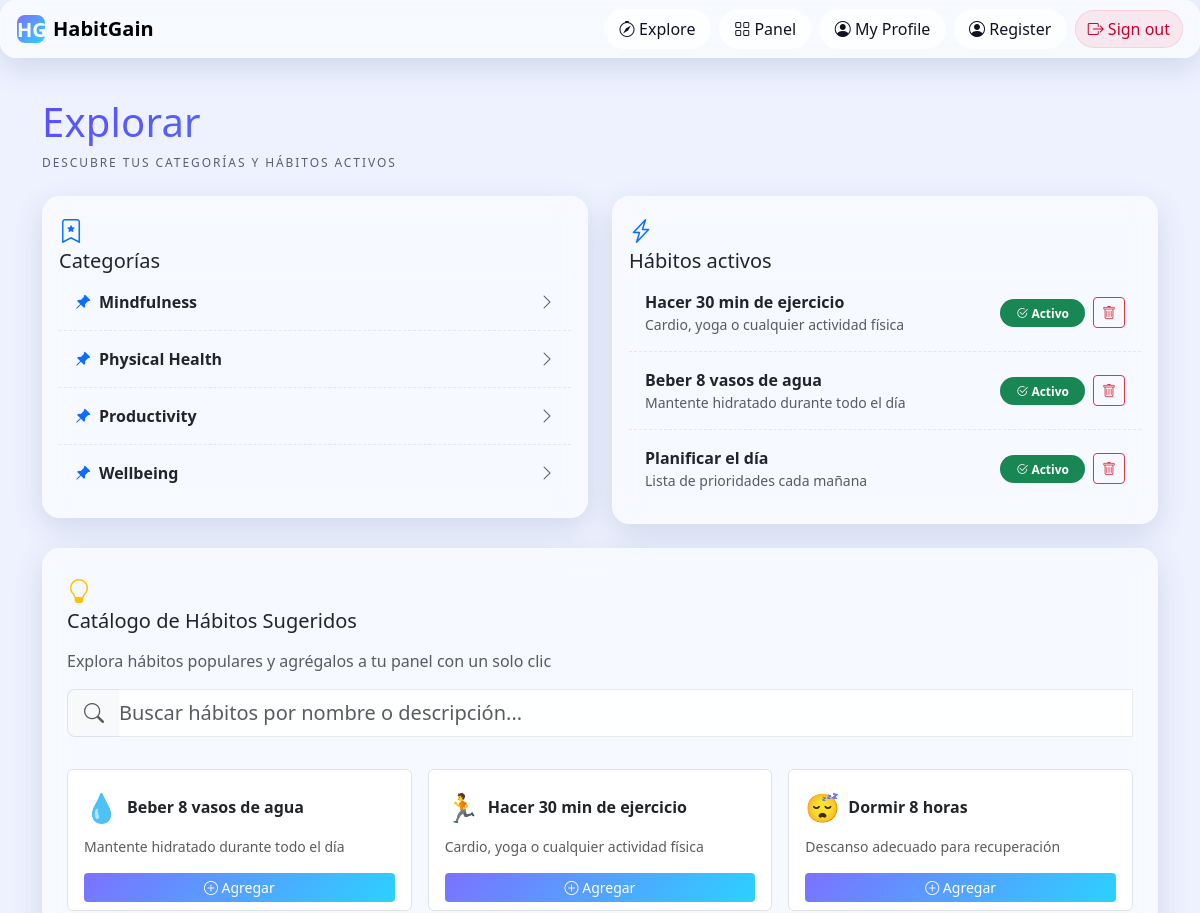
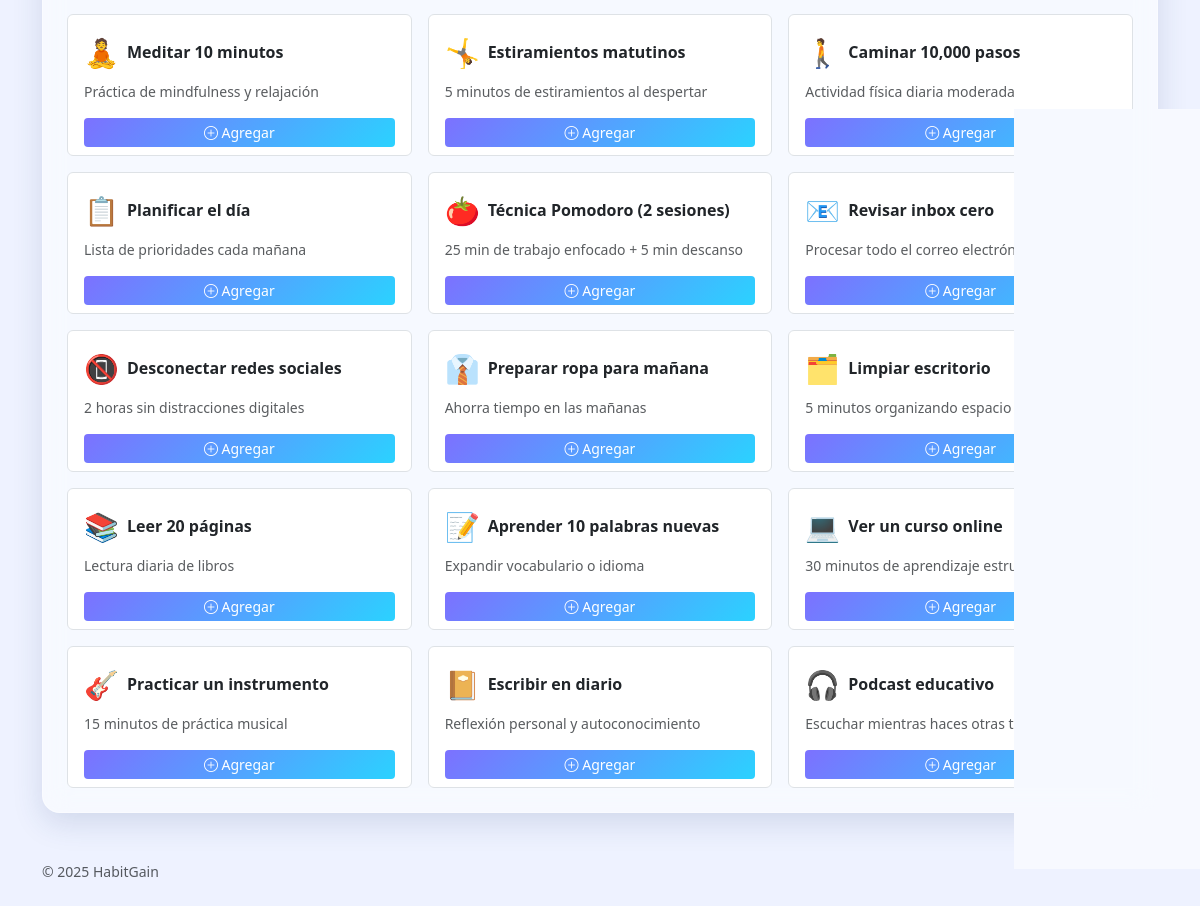
The page /explore/ (signed in) on the database its author committed (2 pictures, top to bottom).
### tables this page shows
CREATE TABLE categories (
                id INTEGER PRIMARY KEY AUTOINCREMENT,
                name TEXT NOT NULL UNIQUE,
                icon TEXT NOT NULL,
                created_at TIMESTAMP DEFAULT CURRENT_TIMESTAMP
            );

CREATE TABLE habits (
                id INTEGER PRIMARY KEY AUTOINCREMENT,
                name TEXT NOT NULL,
                frequency TEXT NOT NULL,
                short_desc TEXT NOT NULL,
                long_desc  TEXT NOT NULL,
                why_works  TEXT NOT NULL,
                category_id INTEGER NOT NULL,
                icon TEXT NOT NULL,
                created_at TIMESTAMP DEFAULT CURRENT_TIMESTAMP, owner_email TEXT, active INTEGER NOT NULL DEFAULT 1,
                FOREIGN KEY (category_id) REFERENCES categories(id)
            );

### habitgain/explore/__init__.py (the view)
@explore_bp.route("/")
def home():
    if not _require_login():
        return redirect(url_for("auth.login"))
    email = session["user"]["email"]
    categories = Category.all()
    user_habits = Habit.list_active_by_owner(email)
    all_suggested_habits = []
    for cat_id, habits in HABIT_CATALOG.items():
        all_suggested_habits.extend(habits)
    return render_template("home.html",
                         categories=categories,
                         habits=user_habits,
                         suggested_habits=all_suggested_habits)

### habitgain/explore/__init__.py (called while the page is built)
def _require_login():
    return "user" in session

### habitgain/models.py (called while the page is built)
    def get_connection(self) -> sqlite3.Connection:
        conn = sqlite3.connect(self.db_name, timeout=20.0, check_same_thread=False)
        conn.row_factory = sqlite3.Row
        conn.execute("PRAGMA journal_mode=WAL")
        conn.execute("PRAGMA busy_timeout=20000")
        return conn

    @staticmethod
    def all() -> List[Dict[str, Any]]:
        db = Database()
        conn = db.get_connection()
        cur = conn.cursor()
        cur.execute("SELECT id, name, icon FROM categories ORDER BY name ASC")
        rows = cur.fetchall()
        conn.close()
        return [dict(r) for r in rows]

    @staticmethod
    def list_active_by_owner(email: str) -> List[Dict[str, Any]]:
        db = Database()
        conn = db.get_connection()
        cur = conn.cursor()
        cur.execute(
            """
            SELECT id, owner_email, name, active, short_desc, category_id
            FROM habits
            WHERE owner_email=? AND active=1
            ORDER BY id DESC
            """,
            (email,),
        )
        rows = cur.fetchall()
        conn.close()
        return [dict(r) for r in rows]

### habitgain/explore/templates/home.html (shortened to what this page needs)
{% extends "base.html" %}
{% block content %}
<h1 class="mb-2 text-gradient">Explorar</h1>
<p class="section-kicker mb-4">Descubre tus categorías y hábitos activos</p>
<div class="row g-4">
    <div class="col-12 col-lg-6">
        <div class="card glass p-3 shadow-hover">
            <div class="section-title">
                <i class="bi bi-bookmark-star text-primary fs-4"></i>
                <h5 class="m-0">Categorías</h5>
            </div>
            {% if categories %}
            <ul class="list-group list-clean">
                {% for c in categories %}
                <li class="list-group-item py-3">
                    <a class="d-flex align-items-center justify-content-between text-decoration-none"
                        href="{{ url_for('explore.category', category_id=c.id) }}">
                        <div class="d-flex align-items-center gap-2">
                            <i class="bi bi-pin-angle-fill text-primary"></i>
                            <strong class="text-body">{{ c.name }}</strong>
                        </div>
                        <i class="bi bi-chevron-right text-muted"></i>
                    </a>
                </li>
                {% endfor %}
            </ul>
            {% else %}
            <p class="text-muted mb-0">No hay categorías todavía.</p>
            {% endif %}
        </div>
    </div>
    <div class="col-12 col-lg-6">
        <div class="card glass p-3 shadow-hover">
            <div class="section-title">
                <i class="bi bi-lightning-charge text-primary fs-4"></i>
                <h5 class="m-0">Hábitos activos</h5>
            </div>
            {% if habits %}
            <ul class="list-group list-clean">
                {% for h in habits %}
                <li class="list-group-item py-3">
                    <div class="d-flex align-items-center justify-content-between">
                        <div class="flex-grow-1">
                            <div class="fw-semibold">{{ h.name }}</div>
                            {% if h.short_desc %}
                            <div class="small text-muted">{{ h.short_desc }}</div>
                            {% endif %}
                        </div>
                        <div class="d-flex gap-2 align-items-center">
                            <span class="badge text-bg-success rounded-pill px-3 py-2">
                                <i class="bi bi-check2-circle"></i> Activo
                            </span>
                            <form method="POST" action="{{ url_for('explore.remove_habit', habit_id=h.id) }}" class="d-inline"
                                  onsubmit="return confirm('¿Estás seguro de que quieres eliminar este hábito?');">
                                <button type="submit" class="btn btn-sm btn-outline-danger" title="Eliminar hábito">
                                    <i class="bi bi-trash"></i>
                                </button>
                            </form>
                        </div>
                    </div>
                </li>
                {% endfor %}
            </ul>
            {% else %}
            <div class="text-muted">Aún no tienes hábitos activos. Crea el primero y finge que te levantas a las 5 a.m.
            </div>
            {% endif %}
        </div>
    </div>
</div>
<div class="row mt-4">
    <div class="col-12">
        <div class="card glass p-4 shadow-hover">
            <div class="section-title mb-3">
                <i class="bi bi-lightbulb text-warning fs-4"></i>
                <h5 class="m-0">Catálogo de Hábitos Sugeridos</h5>
            </div>
            <p class="text-muted mb-3">Explora hábitos populares y agrégalos a tu panel con un solo clic</p>
            <div class="mb-4">
                <div class="input-group input-group-lg">
                    <span class="input-group-text bg-light border-end-0">
                        <i class="bi bi-search text-muted"></i>
                    </span>
                    <input type="text"
                           class="form-control form-control-lg border-start-0 ps-0"
                           id="habitSearchInput"
                           placeholder="Buscar hábitos por nombre o descripción..."
                           autocomplete="off">
                </div>
            </div>
            {% if suggested_habits %}
            <div class="row g-3" id="habitsContainer">
                {% for habit in suggested_habits %}
                <div class="col-12 col-md-6 col-lg-4 habit-card"
                     data-habit-name="{{ habit.name|lower }}"
                     data-habit-desc="{{ habit.short_desc|lower }}">
                    <div class="card h-100 border hover-shadow" style="cursor: pointer; transition: transform 0.2s;">
                        <div class="card-body d-flex flex-column" onclick="showHabitDetails('{{ habit.id }}')">
                            <div class="d-flex align-items-center mb-2">
                                <span class="fs-3 me-2">{{ habit.icon }}</span>
                                <h6 class="card-title fw-bold mb-0 flex-grow-1">{{ habit.name }}</h6>
                            </div>
                            <p class="card-text text-muted small flex-grow-1">{{ habit.short_desc }}</p>
                        </div>
                        <div class="card-footer bg-transparent border-top-0 pt-0">
                            <form method="POST" action="{{ url_for('explore.add_habit', habit_id=habit.id) }}" onclick="event.stopPropagation();">
                                <button type="submit" class="btn btn-sm btn-primary w-100">
                                    <i class="bi bi-plus-circle"></i> Agregar
                                </button>
                            </form>
                        </div>
                    </div>
                </div>
                {% endfor %}
            </div>
            {% else %}
            <p class="text-muted mb-0">No hay hábitos sugeridos disponibles.</p>
            {% endif %}
        </div>
    </div>
</div>
{% endblock %}

### habitgain/templates/base.html (shortened to what this page needs)
<!doctype html>
<html lang="es">
<head>
    <link href="https://cdn.jsdelivr.net/npm/bootstrap@5.3.3/dist/css/bootstrap.min.css" rel="stylesheet">
    <link href="https://cdn.jsdelivr.net/npm/bootstrap-icons@1.11.3/font/bootstrap-icons.css" rel="stylesheet">
    <link rel="stylesheet" href="{{ url_for('static', filename='css/styles.css') }}">
</head>
<body>
    <div class="bg-gradient"></div>
    <nav class="navbar navbar-expand-lg glass sticky-top px-3 py-2">
        <a class="navbar-brand fw-bold d-flex align-items-center gap-2" href="{{ url_for('core.home') }}">
            <span class="brand-badge">HG</span> HabitGain
        </a>
        <div class="collapse navbar-collapse" id="navMain">
            <ul class="navbar-nav ms-auto align-items-center gap-2">
                <li class="nav-item">
                    <a class="btn btn-ghost" href="{{ url_for('explore.home') }}">
                        <i class="bi bi-compass"></i> Explore
                    </a>
                </li>
                <li class="nav-item">
                    <a class="btn btn-ghost" href="{{ panel_url }}">
                        <i class="bi bi-grid"></i> Panel
                    </a>
                </li>
                <li class="nav-item">
                    <a class="btn btn-ghost" href="{{ url_for('profile.edit') }}">
                        <i class="bi bi-person-circle"></i> My Profile
                    </a>
                </li>
                    <li class="nav-item">
                    <a class="btn btn-ghost" href="{{ url_for('auth.register') }}">
                        <i class="bi bi-person-circle"></i> Register
                    </a>
                </li>
                <li class="nav-item">
                    {% if has_auth %}
                    <a class="btn btn-danger-soft" href="{{ url_for('auth.logout') }}">
                        <i class="bi bi-box-arrow-right"></i> Sign out
                    </a>
                    {% else %}
                    <span class="btn btn-danger-soft disabled">
                        <i class="bi bi-box-arrow-right"></i> Sign out
                    </span>
                    {% endif %}
                </li>
            </ul>
        </div>
    </nav>
    <div class="container pt-3">
    </div>
    <main class="container py-4">{% block content %}{% endblock %}</main>
    <footer class="container small text-muted py-4">
        <div class="d-flex justify-content-between">
            <span>© {{ 2025 }} HabitGain</span>
        </div>
    </footer>
</body>
</html>

### habitgain/static/css/styles.css (style rules this page uses)
:root { --bg: #eef2ff; --ink: #0f1222; --muted: #5b5e72; --primary: #6b5bff; --accent: #2bd2ff; --gradient-1: 217, 70, 239; --gradient-2: 79, 70, 229; --gradient-3: 45, 212, 191; --glass-bg: rgba(255, 255, 255, 0.55); --glass-brd: rgba(255, 255, 255, 0.35); --shadow: 0 10px 30px rgba(40, 70, 120, 0.15); }
html, body { background: var(--bg); color: var(--ink); min-height: 100%; }
.bg-gradient { position: fixed; inset: -20vmax auto auto -10vmax; width: 60vmax; height: 60vmax; background: radial-gradient(circle at 30% 30%, rgba(var(--gradient-1), 0.35) 0%, rgba(var(--gradient-2), 0.25) 35%, rgba(var(--gradient-3), 0.2) 65%, transparent 70%); filter: blur(40px); z-index: -2; }
.glass { backdrop-filter: blur(14px) saturate(140%); -webkit-backdrop-filter: blur(14px) saturate(140%); background: var(--glass-bg); border: 1px solid var(--glass-brd); border-radius: 16px; box-shadow: var(--shadow); }
.card.glass { border-radius: 18px; }
.btn-ghost { border: 1px solid transparent; color: var(--ink); background: rgba(255, 255, 255, 0.6); backdrop-filter: blur(10px); border-radius: 999px; padding: .45rem .9rem; }
.btn-primary { background: linear-gradient(135deg, #7c71ff, #2bd2ff); border: none; }
.btn-danger-soft { background: rgba(255, 71, 87, .1); color: #c4002e; border: 1px solid rgba(255, 71, 87, .15); border-radius: 999px; }
.brand-badge { display: inline-grid; place-items: center; width: 28px; height: 28px; border-radius: 8px; color: #fff; font-weight: 700; background: linear-gradient(135deg, #7c71ff, #2bd2ff); }
h1, h2, h3 { letter-spacing: .2px }
.section-kicker { font-size: .75rem; text-transform: uppercase; letter-spacing: .12rem; color: var(--muted); }
.list-clean .list-group-item { background: transparent; border: none; border-top: 1px dashed rgba(0, 0, 0, .08); }
.list-clean .list-group-item:first-child { border-top: none }
.form-control, .form-select { background: rgba(255, 255, 255, .85); border: 1px solid rgba(0, 0, 0, .08); border-radius: 12px; }
.text-gradient { background: linear-gradient(135deg, #5c4dff 0%, #2bd2ff 100%); -webkit-background-clip: text; background-clip: text; -webkit-text-fill-color: transparent; }
.shadow-hover { transition: transform .15s ease, box-shadow .15s ease; }

### rows shown on the page
categories: name "Mindfulness"
categories: name "Physical Health"
categories: name "Productivity"
categories: name "Wellbeing"
habits: name "Hacer 30 min de ejercicio", short_desc "Cardio, yoga o cualquier actividad física", icon "🏃"
habits: name "Beber 8 vasos de agua", short_desc "Mantente hidratado durante todo el día", icon "💧"
habits: name "Planificar el día", short_desc "Lista de prioridades cada mañana", icon "📋"

### other values the page prints
{{ habit.icon }} "😴" "🧘" "🤸" "🚶" "🍅" "📧" "📵" "👔" "🗂️" "📚" "📝" "💻" "🎸" "📔" "🎧"
{{ habit.name }} "Dormir 8 horas" "Meditar 10 minutos" "Estiramientos matutinos" "Caminar 10,000 pasos" "Técnica Pomodoro (2 sesiones)" "Revisar inbox cero" "Desconectar redes sociales" "Preparar ropa para mañana" "Limpiar escritorio" "Leer 20 páginas" "Aprender 10 palabras nuevas" "Ver un curso online" "Practicar un instrumento" "Escribir en diario" "Podcast educativo"
{{ habit.short_desc }} "Descanso adecuado para recuperación" "Práctica de mindfulness y relajación" "5 minutos de estiramientos al despertar" "Actividad física diaria moderada" "25 min de trabajo enfocado + 5 min descanso" "Procesar todo el correo electrónico" "2 horas sin distracciones digitales" "Ahorra tiempo en las mañanas" "5 minutos organizando espacio de trabajo" "Lectura diaria de libros" "Expandir vocabulario o idioma" "30 minutos de aprendizaje estructurado" "15 minutos de práctica musical" "Reflexión personal y autoconocimiento" "Escuchar mientras haces otras tareas"
{{ 2025 }} "2025"
